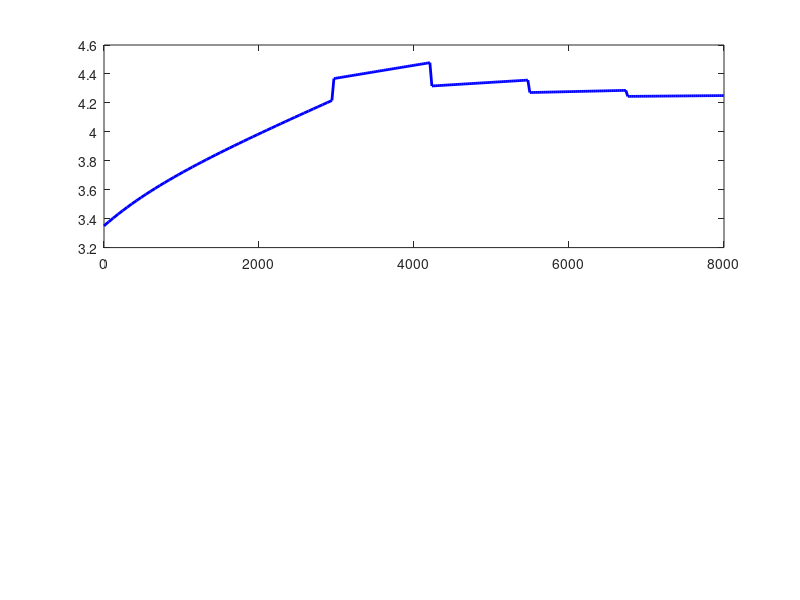

MATLAB code to generate this figure: (Note: this script raises an error after producing the figure.)
function simulate_MSCC_5stages
    % Thông số pin từ bài báo
    V_cutoff = 4.22;       % Điện áp ngắt (V)
    V_initial = 3.35;      % Điện áp ban đầu (V)
    R_eq = 0.068;          % Điện trở tương đương (Ohm)
    C_eq = 11030;          % Điện dung tương đương (F)
    I_CC = 2.6;            % Dòng sạc CC (A)
    I_min = 0.05;          % Dòng ngắt (A)
    
    % Tạo pattern dòng sạc cho 5 stage
    n_stages = 5;
    I_pattern = generate_optimal_pattern(n_stages, I_CC, I_min);
    
    % Mô phỏng chi tiết từng giai đoạn
    [time_points, voltage_points, current_points] = simulate_MSCC_stages(I_pattern, V_cutoff, V_initial, R_eq, C_eq);
    
    % Hiển thị kết quả
    fprintf('=== Mô phỏng MSCC 5 stage ===\n');
    fprintf('Dòng sạc các stage: [');
    fprintf('%.2f ', I_pattern);
    fprintf('] A\n');
    
    total_time = time_points(end);
    fprintf('Tổng thời gian sạc: %.2f s (≈%.2f phút)\n\n', total_time, total_time/60);
    
    % Vẽ đồ thị
    figure;
    
    % Subplot 1: Điện áp
    subplot(2,1,1);
    plot(time_points, voltage_points, 'b-', 'LineWidth', 2);
    hold on;
    yline(V_cutoff, 'r--', 'V_{cutoff}', 'LineWidth', 1.5);
    xlabel('Thời gian (s)');
    ylabel('Điện áp (V)');
    title('Điện áp pin trong quá trình sạc MSCC 5 stage');
    grid on;
    
end

%% Hàm mô phỏng chi tiết từng stage sạc
function [time_points, voltage_points, current_points] = simulate_MSCC_stages(I_pattern, V_cutoff, V_initial, R_eq, C_eq)
    time_points = 0;
    voltage_points = V_initial;
    current_points = [];
    
    V_s = V_initial;
    total_time = 0;
    
    for i = 1:length(I_pattern)
        I_i = I_pattern(i);
        delta_t = (C_eq/I_i) * (V_cutoff - V_s - I_i*R_eq);
        
        % Tạo các điểm thời gian trong giai đoạn này
        t_stage = linspace(0, delta_t, 50) + total_time;
        V_stage = V_s + (I_i/C_eq)*t_stage + I_i*R_eq*(1-exp(-t_stage/(R_eq*C_eq)));
        
        % Lưu dữ liệu
        time_points = [time_points t_stage(2:end)];
        voltage_points = [voltage_points V_stage(2:end)];
        current_points = [current_points repmat(I_i, 1, length(t_stage))];
        
        % Cập nhật cho giai đoạn tiếp theo
        total_time = total_time + delta_t;
        V_s = V_cutoff - I_i*R_eq;
    end
    
    % Thêm điểm cuối cùng
    current_points = [current_points current_points(end)];
end

%% Hàm tạo pattern dòng sạc tối ưu cho MSCC (giữ nguyên từ code gốc)
function I_pattern = generate_optimal_pattern(n, I_first, I_last)
    if n == 1
        I_pattern = I_first;
    elseif n == 2
        I_pattern = [I_first, I_last];
    else
        % Phân bố dòng sạc theo cấp số nhân
        I_pattern = exp(linspace(log(I_first), log(I_last), n));
    end
end
